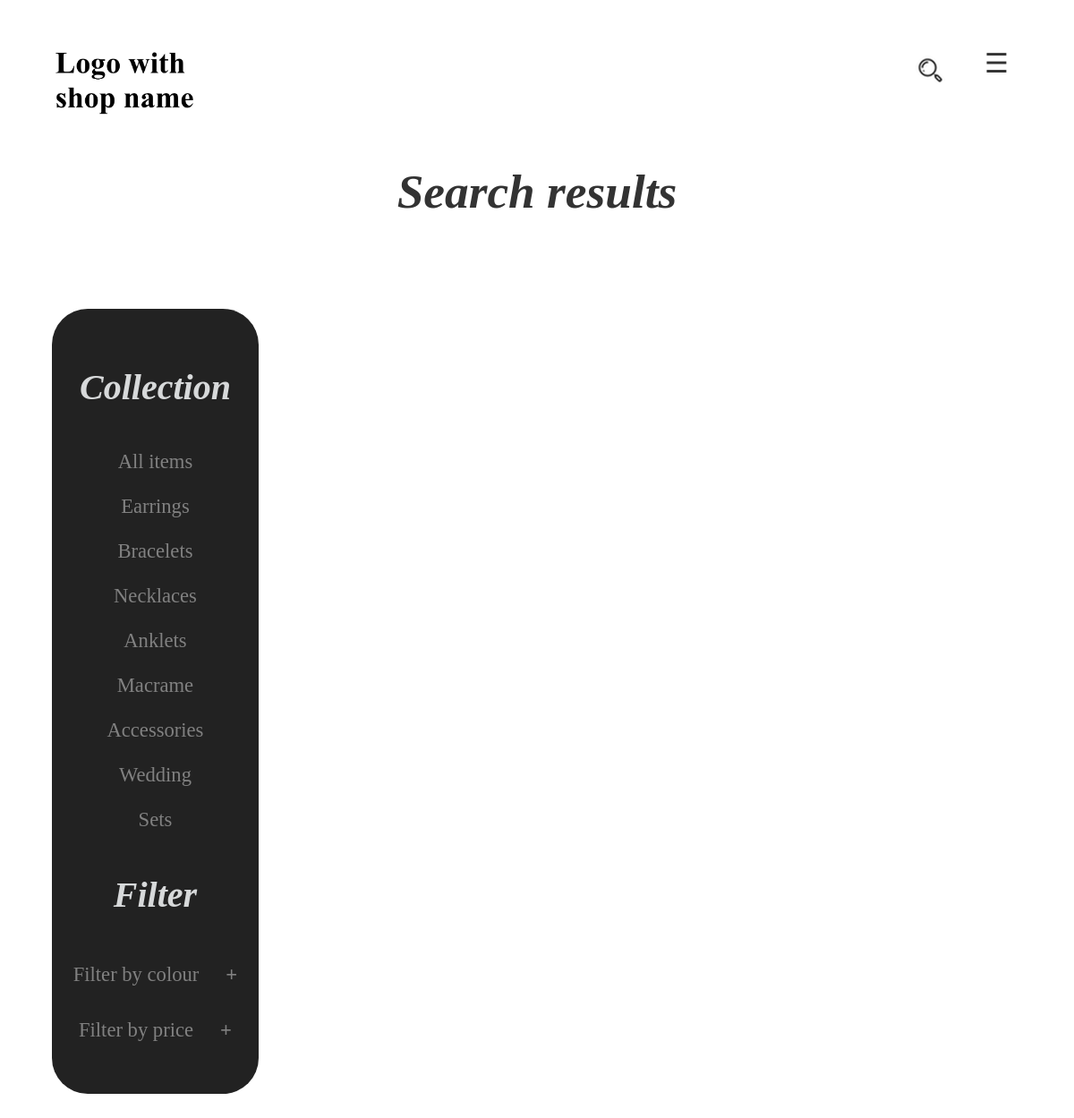
Screenshot of /search with the database file from the repository.
### web_app/models.py (models this page shows, shortened)
class Category(models.Model):
    category_name = models.CharField(max_length=100)

### web_app/views.py (the view)
# urls.py: path("search", views.search, name='search'),
def search(request):
    search_input = request.POST.get('search', False)
    filter_items = Items.objects.filter(
        Q(item_name__icontains=search_input)
        | Q(description__icontains=search_input)
        | Q(category__category_name__icontains=search_input)
        | Q(group__group_name__icontains=search_input)
        | Q(sets__set_name__icontains=search_input)
        | Q(colour__colour_name__icontains=search_input)
    ).all().distinct()
    filter_sets = Set.objects.filter( Q(set_name__icontains=search_input)
        | Q(set_colour__colour_name__icontains=search_input)
        | Q(set_description__icontains=search_input)
    ).all().distinct()
    json_items = serializers.serialize("json",Items.objects.all())
    json_categories = serializers.serialize("json",Category.objects.all())
    json_groups = serializers.serialize("json",Group.objects.all())
    json_sets = serializers.serialize("json",Set.objects.all())
    json_colours = serializers.serialize("json",Colour.objects.all())
    json_photos = serializers.serialize("json",Photo.objects.all())
    json_search_items = serializers.serialize("json",filter_items)
    json_search_sets = serializers.serialize("json",filter_sets)
    context = {
        "items": Items.objects.all(),
        "categories": Category.objects.all(),
        "groups": Group.objects.all(),
        "sets": Set.objects.all(),
        "colours": Colour.objects.all(),
        "photos": Photo.objects.all(),
        "search_items": filter_items,
        "search_sets": filter_sets,
        "json_items": json_items,
        "json_categories": json_categories,
        "json_groups": json_groups,
        "json_sets": json_sets,
        "json_colours": json_colours,
        "json_photos": json_photos,
        "json_search_items": json_search_items,
        "json_search_sets": json_search_sets,
    }
    return render(request, "web_app/search.html", context)

### web_app/templates/web_app/search.html (shortened to what this page needs)
{% extends "web_app/base.html" %}
{% load static %}
{% block body %}
<div class='main_container'>
    <h1>Search results</h1>
    <div  id='category_container'>
        <div class='navigation_div'>
            <h2>Collection</h2>
            <a href="{% url 'category' 'All items' %}">All items</a>
            {% for category in categories %}
                <a href="{% url 'category' category.category_name %}">{{category.category_name}}</a>
            {% endfor %}
            <h2>Filter</h2>
            <button type="button" class="collapsible">Filter by colour</button>
            <button type="button" class="collapsible">Filter by price</button>
        </div>
        <div class='items_div' id='search_item_div'>
        </div>
    </div>
{% endblock %}

### web_app/static/web_app/style.css (style rules this page uses)
* { color: #333; font-family: 'Times New Roman', Times, serif; }
.main_container { margin:30px 0px 150px 0px; }
h1 { text-align: center; font-size: 40pt; font-style: italic; }
h2 { text-align: center; font-size: 25pt; font-style: italic; }
#category_container, #item_container, #contact_navigation { display: flex; flex-direction: row; justify-content: space-evenly; margin: 100px 50px 50px 50px; }
.navigation_div { width:23%; display: flex; flex-direction: column; line-height: 50px; background-color: #222; border-radius: 40px; padding-top: 30px; margin-right: 50px; min-width: 200px; }
.navigation_div a, .navigation_div_2 a { font-size: calc(13px + 0.8vw); text-align: center; color: #818181; text-decoration: none; }
.navigation_div h2, .navigation_div_2 h2 { color: #D7D9DA; font-size: calc(16px + 2vw); }
.items_div { display: flex; flex-wrap: wrap; flex-direction: row; justify-content: space-evenly; width:80%; }
.collapsible { background-color: #222; color: #818181; cursor: pointer; padding: 18px; width: 100%; border: none; text-align: center; outline: none; font-size: calc(13px + 0.8vw); }
.collapsible:last-of-type { margin-bottom: 20px; }
.collapsible:after { content: '\002B'; color: #818181; font-weight: bold; float: center; margin-left: 30px; }

### rows the page displays
Category: category_name "Earrings"
Category: category_name "Bracelets"
Category: category_name "Necklaces"
Category: category_name "Anklets"
Category: category_name "Macrame"
Category: category_name "Accessories"
Category: category_name "Wedding"
Category: category_name "Sets"
